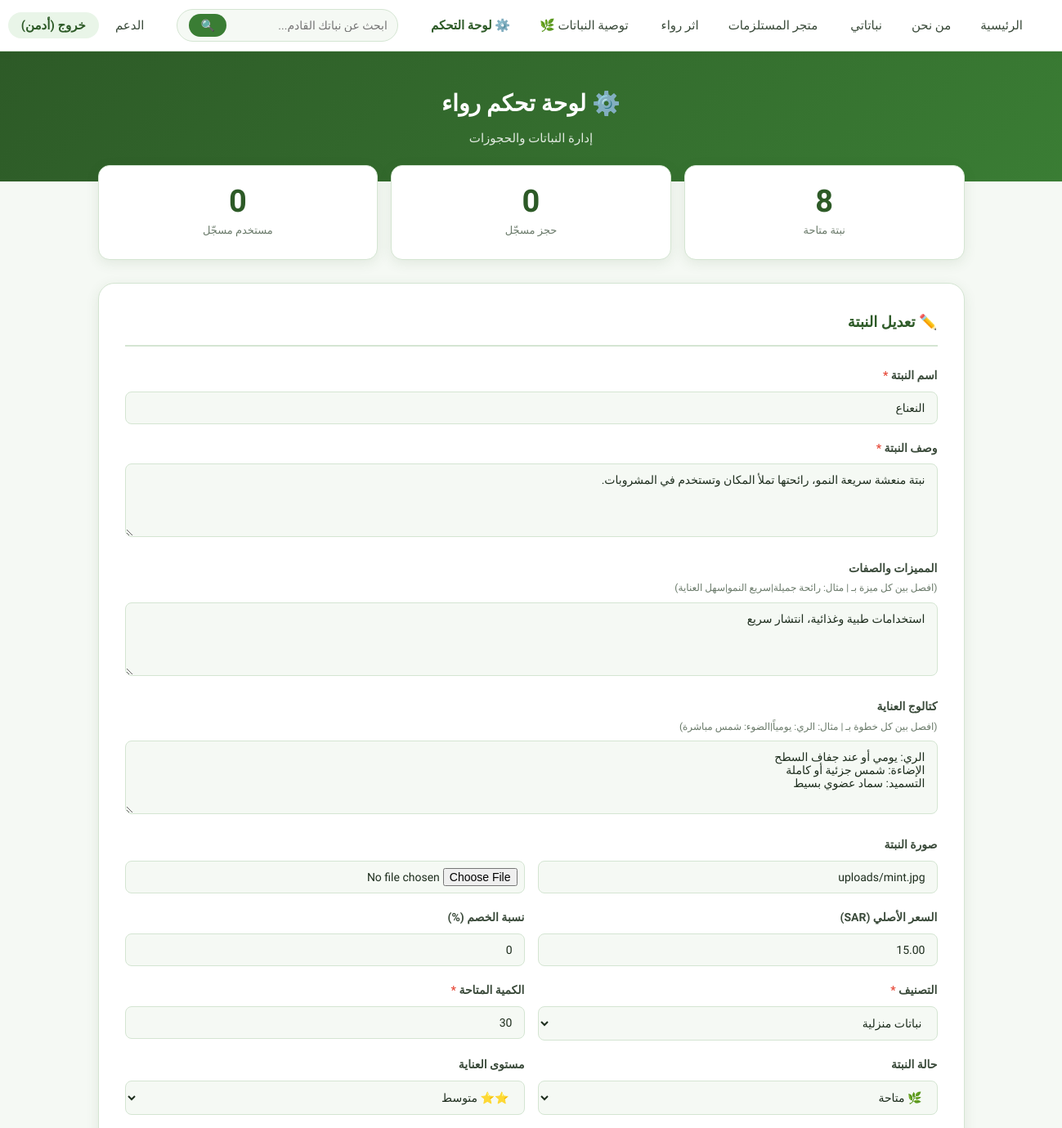
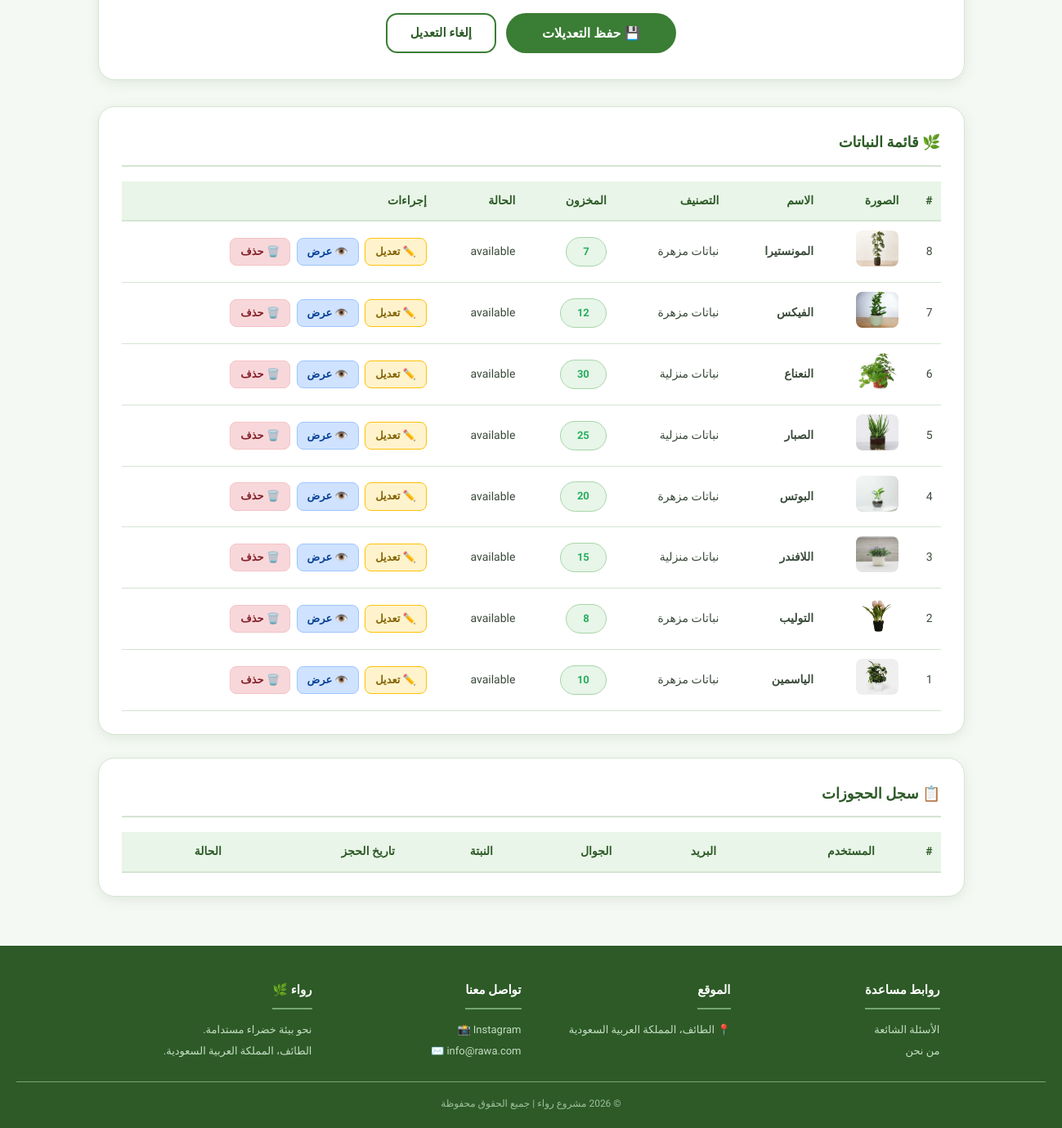
Screenshot of /admin.php?edit=6 (signed in) with the database file from the repository (2 pictures, top to bottom).
### tables this page shows
CREATE TABLE `offer` (
  `id` int(11) NOT NULL,
  `title` varchar(100) DEFAULT NULL,
  `image` varchar(255) DEFAULT NULL,
  `description` text DEFAULT NULL,
  `features` text DEFAULT NULL,
  `care_catalog` text DEFAULT NULL,
  `org_price` decimal(8,2) DEFAULT 0.00,
  `discount` int(11) DEFAULT 0,
  `cat_id` int(11) DEFAULT NULL,
  `user_id` int(11) DEFAULT NULL,
  `quantity` int(11) DEFAULT 0,
  `status` varchar(20) DEFAULT 'available',
  `care_level` varchar(20) DEFAULT 'easy',
  `location_type` varchar(20) DEFAULT 'indoor',
  `temp_tolerance` varchar(20) DEFAULT 'medium',
  `water_freq` varchar(20) DEFAULT 'medium',
  `creation_date` datetime DEFAULT NULL
);

CREATE TABLE `category` (
  `id` int(11) NOT NULL,
  `title` varchar(50) DEFAULT NULL,
  `creation_date` datetime DEFAULT NULL
);

### admin.php (the view, shortened to what this page needs)
<?php
require_once 'connection.php';
$editPlant   = null;
$fieldErrors = [];
$fields = [
    'offerTitle'   => '',
    'offerDesc'    => '',
    'features'     => '',
    'careCatalog'  => '',
    'originalPrice'=> '0',
    'discount'     => '0',
    'category'     => '',
    'quantity'     => '1',
    'status'       => 'available',
    'careLevel'    => 'easy',
    'imageUrl'     => '',
];
if (isset($_GET['edit']) && is_numeric($_GET['edit'])) {
    $eid = (int)$_GET['edit'];
    $er  = mysqli_fetch_assoc(mysqli_query($conn, "SELECT * FROM offer WHERE id = $eid"));
    if ($er) {
        $editPlant = $er;
        $fields['offerTitle']    = $er['title'];
        $fields['offerDesc']     = $er['description'];
        $fields['features']      = $er['features'] ?? '';
        $fields['careCatalog']   = $er['care_catalog'] ?? '';
        $fields['originalPrice'] = $er['org_price'];
        $fields['discount']      = $er['discount'];
        $fields['category']      = $er['cat_id'];
        $fields['quantity']      = $er['quantity'];
        $fields['status']        = $er['status'];
        $fields['careLevel']     = $er['care_level'];
        $fields['imageUrl']      = $er['image'] ?? '';
    }
}
$cats    = mysqli_query($conn, "SELECT * FROM category");
$plants  = mysqli_query($conn, "SELECT o.*, c.title AS cat_title FROM offer o LEFT JOIN category c ON o.cat_id=c.id ORDER BY o.id DESC");
$resCount= mysqli_fetch_assoc(mysqli_query($conn, "SELECT COUNT(*) AS cnt FROM reservation"))['cnt'];
$plantCount = mysqli_fetch_assoc(mysqli_query($conn, "SELECT COUNT(*) AS cnt FROM offer WHERE status != 'adopted'"))['cnt'];
$userCount  = mysqli_fetch_assoc(mysqli_query($conn, "SELECT COUNT(*) AS cnt FROM user WHERE is_admin=0"))['cnt'];
include 'header.php';
include 'menu.php';
?>
<div class="page-hero">
    <h1>⚙️ لوحة تحكم رواء</h1>
    <p>إدارة النباتات والحجوزات</p>
</div>
<div class="admin-wrapper">
<div class="admin-stats">
    <div class="stat-card">
        <div class="stat-num"><?php echo $plantCount; ?></div>
        <div class="stat-label">نبتة متاحة</div>
    </div>
    <div class="stat-card">
        <div class="stat-num"><?php echo $resCount; ?></div>
        <div class="stat-label">حجز مسجّل</div>
    </div>
    <div class="stat-card">
        <div class="stat-num"><?php echo $userCount; ?></div>
        <div class="stat-label">مستخدم مسجّل</div>
    </div>
</div>
<div class="admin-form-card">
    <h2><?php echo $editPlant ? '✏️ تعديل النبتة' : '➕ إضافة نبتة جديدة'; ?></h2>
    <form method="POST" action="admin.php" enctype="multipart/form-data" novalidate>
        <div class="fgroup">
            <label>اسم النبتة <span class="req">*</span></label>
            <input type="text" name="offerTitle"
                   class="<?php echo isset($fieldErrors['offerTitle']) ? 'input-invalid' : ''; ?>"
                   value="<?php echo htmlspecialchars($fields['offerTitle']); ?>"
                   placeholder="مثال: نبتة الياسمين">
        </div>
        <div class="fgroup">
            <label>وصف النبتة <span class="req">*</span></label>
            <textarea name="offerDesc"
                      class="<?php echo isset($fieldErrors['offerDesc']) ? 'input-invalid' : ''; ?>"
                      placeholder="وصف مختصر يظهر في البطاقة..."><?php echo htmlspecialchars($fields['offerDesc']); ?></textarea>
        </div>
        <div class="fgroup">
            <label>المميزات والصفات
                <span class="hint-label">(افصل بين كل ميزة بـ | مثال: رائحة جميلة|سريع النمو|سهل العناية)</span>
            </label>
            <textarea name="features" rows="3"
                      placeholder="رائحة جميلة|سريع النمو|تنقي الهواء|مناسبة للمبتدئين"><?php echo htmlspecialchars($fields['features']); ?></textarea>
        </div>
        <div class="fgroup">
            <label>كتالوج العناية
                <span class="hint-label">(افصل بين كل خطوة بـ | مثال: الري: يومياً|الضوء: شمس مباشرة)</span>
            </label>
            <textarea name="careCatalog" rows="4"
                      placeholder="الري: مرتين أسبوعياً|الضوء: ضوء غير مباشر|التربة: جيدة الصرف"><?php echo htmlspecialchars($fields['careCatalog']); ?></textarea>
        </div>
        <div class="fgroup">
            <label>صورة النبتة</label>
            <div class="frow">
                <div>
                    <input type="text" name="imageUrl"
                           value="<?php echo htmlspecialchars($fields['imageUrl']); ?>"
                           placeholder="رابط الصورة (URL) أو ارفع ملف ↓">
                </div>
                <div>
                    <input type="file" name="offerImage" accept="image/*" style="padding:8px;">
                </div>
            </div>
        </div>
        <div class="frow">
            <div class="fgroup">
                <label>السعر الأصلي (SAR)</label>
                <input type="number" name="originalPrice"
                       value="<?php echo htmlspecialchars($fields['originalPrice']); ?>"
                       placeholder="0" min="0" step="0.5">
            </div>
            <div class="fgroup">
                <label>نسبة الخصم (%)</label>
                <input type="number" name="discount"
                       value="<?php echo htmlspecialchars($fields['discount']); ?>"
                       placeholder="0" min="0" max="100">
            </div>
        </div>
        <div class="frow">
            <div class="fgroup">
                <label>التصنيف <span class="req">*</span></label>
                <select name="category"
                        class="<?php echo isset($fieldErrors['category']) ? 'input-invalid' : ''; ?>">
                    <?php
                    mysqli_data_seek($cats, 0);
                    while ($cat = mysqli_fetch_array($cats)) {
                        $sel = ($fields['category'] == $cat['id']) ? 'selected' : '';
                        echo "<option value='{$cat['id']}' $sel>" . htmlspecialchars($cat['title']) . "</option>";
                    }
                    ?>
                </select>
            </div>
            <div class="fgroup">
                <label>الكمية المتاحة <span class="req">*</span></label>
                <input type="number" name="quantity"
                       class="<?php echo isset($fieldErrors['quantity']) ? 'input-invalid' : ''; ?>"
                       value="<?php echo htmlspecialchars($fields['quantity']); ?>"
                       placeholder="0" min="0">
            </div>
        </div>
        <div class="frow">
            <div class="fgroup">
                <label>حالة النبتة</label>
                <select name="status">
                    <option value="available" <?php echo $fields['status']==='available'?'selected':''; ?>>🌿 متاحة</option>
                </select>
            </div>
            <div class="fgroup">
                <label>مستوى العناية</label>
                <select name="careLevel">
                    <option value="medium" <?php echo $fields['careLevel']==='medium'?'selected':''; ?>>⭐⭐ متوسط</option>
                </select>
            </div>
        </div>
        <div class="form-actions">
            <button type="submit" class="confirm-btn" style="width:auto;padding:12px 44px;">
                <?php echo $editPlant ? '💾 حفظ التعديلات' : '🌿 إضافة النبتة'; ?>
            </button>
            <?php if ($editPlant): ?>
            <a href="admin.php" class="back-btn">إلغاء التعديل</a>
            <?php endif; ?>
        </div>
    </form>
</div>
<div class="admin-table-card">
    <h2>🌿 قائمة النباتات</h2>
    <div style="overflow-x:auto;">
    <table class="admin-table">
        <thead>
            <tr>
                <th>#</th>
                <th>الصورة</th>
                <th>الاسم</th>
                <th>التصنيف</th>
                <th>المخزون</th>
                <th>الحالة</th>
                <th>إجراءات</th>
            </tr>
        </thead>
        <tbody>
        <?php while ($pl = mysqli_fetch_assoc($plants)): ?>
        <tr>
            <td><?php echo $pl['id']; ?></td>
            <td>
                <?php if (!empty($pl['image'])): ?>
                <img src="<?php echo htmlspecialchars($pl['image']); ?>" alt="" style="width:52px;height:44px;object-fit:cover;border-radius:8px;">
                <?php else: ?>—<?php endif; ?>
            </td>
            <td><strong><?php echo htmlspecialchars($pl['title']); ?></strong></td>
            <td><?php echo htmlspecialchars($pl['cat_title'] ?? '—'); ?></td>
            <td>
                <span class="<?php echo $pl['quantity'] > 0 ? 'stock-ok' : 'stock-empty'; ?> stock-count-badge" style="font-size:13px;">
                    <?php echo (int)$pl['quantity']; ?>
                </span>
            </td>
            <td>
                <?php
                $badges = [
                    'available'=>'<span style="color:#27ae60;">🌿 متاحة</span>',
                    'care'     =>'<span style="color:#e67e22;">⚠️ عناية</span>',
                    'reserved' =>'<span style="color:#2980b9;">⏳ محجوزة</span>',
                    'adopted'  =>'<span style="color:#7f8c8d;">✅ منتهية</span>',
                ];
                echo $badges[$pl['status']] ?? $pl['status'];
                ?>
            </td>
            <td>
                <a href="admin.php?edit=<?php echo $pl['id']; ?>" class="admin-btn-edit">✏️ تعديل</a>
                <a href="plant.php?id=<?php echo $pl['id']; ?>" class="admin-btn-view" target="_blank">👁️ عرض</a>
                <a href="admin.php?delete=<?php echo $pl['id']; ?>" class="admin-btn-del"
                   onclick="return confirm('هل تريد حذف هذه النبتة نهائياً؟')">🗑️ حذف</a>
            </td>
        </tr>
        <?php endwhile; ?>
        </tbody>
    </table>
    </div>
</div>
<div class="admin-table-card">
    <h2>📋 سجل الحجوزات</h2>
    <div style="overflow-x:auto;">
    <table class="admin-table">
        <thead>
            <tr>
                <th>#</th>
                <th>المستخدم</th>
                <th>البريد</th>
                <th>الجوال</th>
                <th>النبتة</th>
                <th>تاريخ الحجز</th>
                <th>الحالة</th>
            </tr>
        </thead>
    </table>
    </div>
</div>
</div>
<?php include 'footer.php'; ?>

### rows the page displays
offer: offerTitle "النعناع", offerDesc "نبتة منعشة سريعة النمو، رائحتها تملأ المكان وتستخدم في المشروبات.", features "استخدامات طبية وغذائية، انتشار سريع", careCatalog "الري: يومي أو عند جفاف السطح الإضاءة: شمس جزئية أو كاملة التسميد: سماد عضوي بسيط", imageUrl "uploads/mint.jpg", originalPrice "15.00", discount "0", quantity "30", status "🌿 متاحة", careLevel "⭐⭐ متوسط", id "6", image (picture), title "النعناع", cat.title "نباتات منزلية", status "available"
offer: id "8", image (picture), title "المونستيرا", cat.title "نباتات مزهرة", quantity "7", status "available"
offer: id "7", image (picture), title "الفيكس", cat.title "نباتات مزهرة", quantity "12", status "available"
offer: id "5", image (picture), title "الصبار", cat.title "نباتات منزلية", quantity "25", status "available"
offer: id "4", image (picture), title "البوتس", cat.title "نباتات مزهرة", quantity "20", status "available"
offer: id "3", image (picture), title "اللافندر", cat.title "نباتات منزلية", quantity "15", status "available"
offer: id "2", image (picture), title "التوليب", cat.title "نباتات مزهرة", quantity "8", status "available"
offer: id "1", image (picture), title "الياسمين", cat.title "نباتات مزهرة", quantity "10", status "available"

### other values shown
$_SESSION['first_name'] "أدمن"
$plantCount "8"
$resCount "0"
$userCount "0"
form field category "نباتات منزلية"
